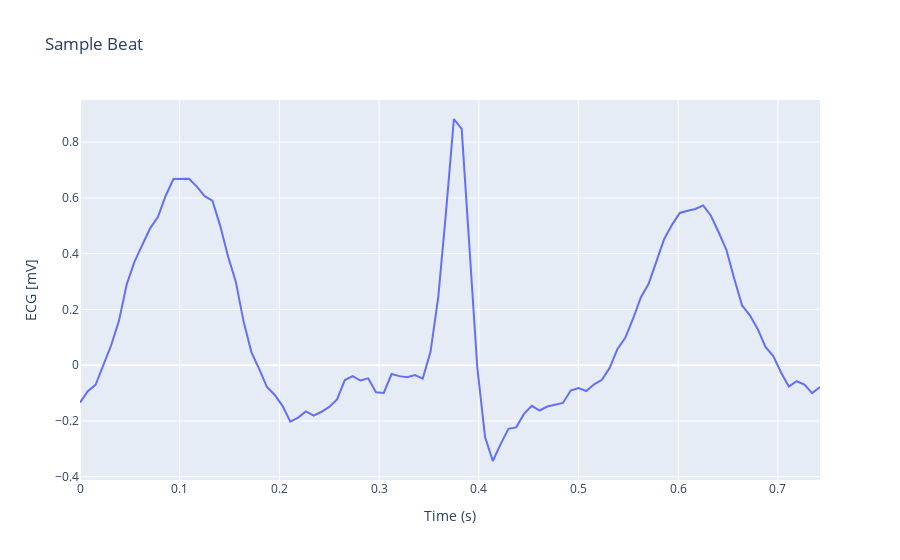

The code cell stored with this chart in its notebook:
### Code cell
def plot_beat(beat, name: str = "UNK"):
    fig = px.line(x=np.arange(len(beat['signal']), dtype=np.float64) / fields['fs'], y=beat['signal'], title=f"Sample Beat")
    fig.update_layout(xaxis_title="Time (s)", yaxis_title="ECG [mV]")
    fig.show()

plot_beat(sample_beats.sample(1).row(0, named=True))
